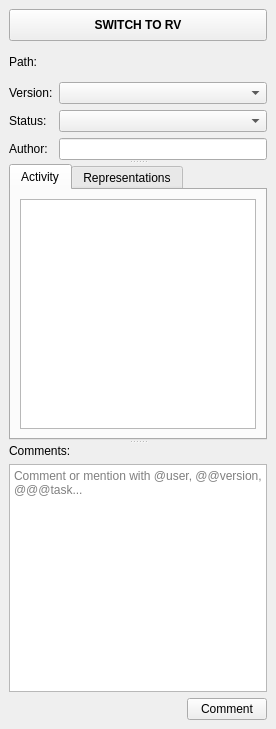
<?xml version="1.0" encoding="UTF-8"?>
<ui version="4.0">
 <class>activityCommentDock</class>
 <widget class="QDockWidget" name="activityCommentDock">
  <property name="geometry">
   <rect>
    <x>0</x>
    <y>0</y>
    <width>276</width>
    <height>729</height>
   </rect>
  </property>
  <property name="features">
   <set>QDockWidget::DockWidgetFeature::DockWidgetFloatable|QDockWidget::DockWidgetFeature::DockWidgetMovable</set>
  </property>
  <property name="allowedAreas">
   <set>Qt::DockWidgetArea::AllDockWidgetAreas</set>
  </property>
  <property name="windowTitle">
   <string>Version Info</string>
  </property>
  <widget class="QWidget" name="activityCommentWidget">
   <layout class="QVBoxLayout" name="activityCommentLayout">
    <item>
     <widget class="QPushButton" name="modeToggleButton">
      <property name="text">
       <string>SWITCH TO RV</string>
      </property>
      <property name="styleSheet">
       <string>QPushButton { font-weight: bold; padding: 8px; }</string>
      </property>
     </widget>
    </item>
    <item>
     <widget class="QSplitter" name="mainSplitter">
      <property name="orientation">
       <enum>Qt::Orientation::Vertical</enum>
      </property>
      <widget class="QWidget" name="versionDetailsWidget">
       <layout class="QVBoxLayout" name="versionDetailsLayout">
        <item>
         <layout class="QGridLayout" name="versionGridLayout">
          <item row="0" column="0">
           <widget class="QLabel" name="pathLabel">
            <property name="text">
             <string>Path:</string>
            </property>
           </widget>
          </item>
          <item row="0" column="1">
           <widget class="QLabel" name="pathLabel_value">
            <property name="text">
             <string></string>
            </property>
            <property name="wordWrap">
             <bool>true</bool>
            </property>
            <property name="textInteractionFlags">
             <set>Qt::TextInteractionFlag::TextSelectableByMouse</set>
            </property>
           </widget>
          </item>
          <item row="1" column="0">
           <widget class="QLabel" name="versionLabel">
            <property name="text">
             <string>Version:</string>
            </property>
           </widget>
          </item>
          <item row="1" column="1">
           <widget class="QComboBox" name="versionComboBox">
           </widget>
          </item>
          <item row="2" column="0">
           <widget class="QLabel" name="statusLabel">
            <property name="text">
             <string>Status:</string>
            </property>
           </widget>
          </item>
          <item row="2" column="1">
           <widget class="QComboBox" name="statusComboBox">
           </widget>
          </item>
          <item row="3" column="0">
           <widget class="QLabel" name="authorLabel">
            <property name="text">
             <string>Author:</string>
            </property>
           </widget>
          </item>
          <item row="3" column="1">
           <widget class="QLineEdit" name="authorLineEdit">
            <property name="text">
             <string></string>
            </property>
            <property name="readOnly">
             <bool>true</bool>
            </property>
           </widget>
          </item>
         </layout>
        </item>
       </layout>
      </widget>
      <widget class="QTabWidget" name="contentTabWidget">
       <property name="currentIndex">
        <number>0</number>
       </property>
       <widget class="QWidget" name="activityTab">
        <attribute name="title">
         <string>Activity</string>
        </attribute>
        <layout class="QVBoxLayout" name="activityTabLayout">
         <item>
          <widget class="QTextBrowser" name="textBrowser_activity_panel"/>
         </item>
        </layout>
       </widget>
       <widget class="QWidget" name="representationsTab">
        <attribute name="title">
         <string>Representations</string>
        </attribute>
        <layout class="QVBoxLayout" name="representationsTabLayout">
         <item>
          <widget class="QPushButton" name="bakingButton">
           <property name="text">
            <string>baking_h264</string>
           </property>
           <property name="checkable">
            <bool>true</bool>
           </property>
          </widget>
         </item>
         <item>
          <widget class="QPushButton" name="h264Button">
           <property name="text">
            <string>h264</string>
           </property>
           <property name="checkable">
            <bool>true</bool>
           </property>
          </widget>
         </item>
         <item>
          <spacer name="verticalSpacer">
           <property name="orientation">
            <enum>Qt::Orientation::Vertical</enum>
           </property>
           <property name="sizeHint" stdset="0">
            <size>
             <width>20</width>
             <height>40</height>
            </size>
           </property>
          </spacer>
         </item>
        </layout>
       </widget>
      </widget>
      <widget class="QWidget" name="commentWidget">
       <layout class="QVBoxLayout" name="commentLayout">
        <item>
         <widget class="QLabel" name="commentLabel">
          <property name="text">
           <string>Comments:</string>
          </property>
         </widget>
        </item>
        <item>
         <widget class="QTextEdit" name="textEdit_comment">
          <property name="placeholderText">
           <string>Comment or mention with @user, @@version, @@@task...</string>
          </property>
         </widget>
        </item>
        <item>
         <layout class="QHBoxLayout" name="buttonLayout">
          <item>
           <spacer name="horizontalSpacer_comment">
            <property name="orientation">
             <enum>Qt::Orientation::Horizontal</enum>
            </property>
            <property name="sizeHint" stdset="0">
             <size>
              <width>0</width>
              <height>0</height>
             </size>
            </property>
           </spacer>
          </item>
          <item>
           <widget class="QPushButton" name="pushButton_comment">
            <property name="text">
             <string>Comment</string>
            </property>
           </widget>
          </item>
         </layout>
        </item>
       </layout>
      </widget>
     </widget>
    </item>
   </layout>
  </widget>
 </widget>
 <resources/>
 <connections/>
</ui>
